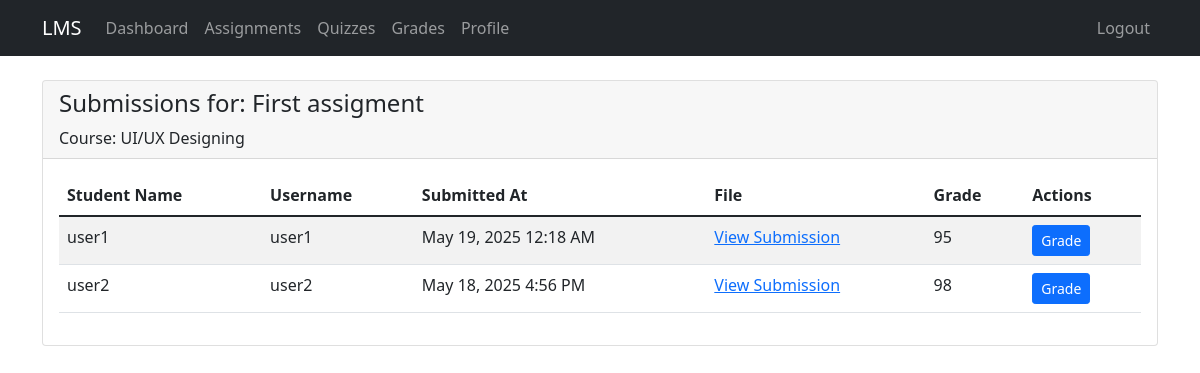
The app's page /view_submissions.php?id=1 (signed in) with its own data.
### tables this page shows
CREATE TABLE `assignments` (
  `assignment_id` int(11) NOT NULL,
  `course_id` int(11) NOT NULL,
  `title` varchar(150) NOT NULL,
  `description` text DEFAULT NULL,
  `due_date` datetime DEFAULT NULL,
  `created_at` timestamp NOT NULL DEFAULT current_timestamp()
);

CREATE TABLE `courses` (
  `course_id` int(11) NOT NULL,
  `title` varchar(150) NOT NULL,
  `description` text DEFAULT NULL,
  `instructor_id` int(11) NOT NULL,
  `created_at` timestamp NOT NULL DEFAULT current_timestamp()
);

CREATE TABLE `submissions` (
  `submission_id` int(11) NOT NULL,
  `assignment_id` int(11) NOT NULL,
  `student_id` int(11) NOT NULL,
  `file_path` varchar(255) DEFAULT NULL,
  `submitted_at` datetime NOT NULL DEFAULT current_timestamp(),
  `grade` float DEFAULT NULL,
  `feedback` text DEFAULT NULL
);

CREATE TABLE `users` (
  `user_id` int(11) NOT NULL,
  `username` varchar(50) NOT NULL,
  `email` varchar(100) NOT NULL,
  `password` varchar(255) NOT NULL,
  `role` enum('student','instructor','admin') NOT NULL DEFAULT 'student',
  `full_name` varchar(100) DEFAULT NULL,
  `created_at` timestamp NOT NULL DEFAULT current_timestamp()
);

### view_submissions.php (the view, shortened to what this page needs)
<?php
require_once "config/database.php";
$assignment_id = (int)$_GET['id'];
$sql = "SELECT a.*, c.title as course_title, c.instructor_id
        FROM assignments a
        JOIN courses c ON a.course_id = c.course_id
        WHERE a.assignment_id = ?";
$stmt = mysqli_prepare($conn, $sql);
mysqli_stmt_bind_param($stmt, "i", $assignment_id);
mysqli_stmt_execute($stmt);
$result = mysqli_stmt_get_result($stmt);
$assignment = mysqli_fetch_assoc($result);
$sql = "SELECT s.*, u.full_name, u.username
        FROM submissions s
        JOIN users u ON s.student_id = u.user_id
        WHERE s.assignment_id = ?
        ORDER BY s.submitted_at DESC";
$stmt = mysqli_prepare($conn, $sql);
mysqli_stmt_bind_param($stmt, "i", $assignment_id);
mysqli_stmt_execute($stmt);
$submissions = mysqli_stmt_get_result($stmt);
?>
<!DOCTYPE html>
<html lang="en">
<head>
    <link href="https://cdn.jsdelivr.net/npm/bootstrap@5.1.3/dist/css/bootstrap.min.css" rel="stylesheet">
</head>
<body>
<nav class="navbar navbar-expand-lg navbar-dark bg-dark">
    <div class="container">
        <a class="navbar-brand" href="index.php">LMS</a>
        <div class="collapse navbar-collapse" id="navbarNav">
            <ul class="navbar-nav">
                <li class="nav-item"><a class="nav-link" href="index.php">Dashboard</a></li>
                <li class="nav-item"><a class="nav-link" href="assignments.php">Assignments</a></li>
                <li class="nav-item"><a class="nav-link" href="quizzes.php">Quizzes</a></li>
                <li class="nav-item"><a class="nav-link" href="grades.php">Grades</a></li>
                <li class="nav-item"><a class="nav-link" href="profile.php">Profile</a></li>
            </ul>
            <ul class="navbar-nav ms-auto">
                <li class="nav-item"><a class="nav-link" href="logout.php">Logout</a></li>
            </ul>
        </div>
    </div>
</nav>
<div class="container mt-4">
    <div class="card">
        <div class="card-header">
            <h4>Submissions for: <?php echo htmlspecialchars($assignment['title']); ?></h4>
            <p class="mb-0">Course: <?php echo htmlspecialchars($assignment['course_title']); ?></p>
        </div>
        <div class="card-body">
            <div class="table-responsive">
                <table class="table table-striped">
                    <thead>
                    <tr>
                        <th>Student Name</th>
                        <th>Username</th>
                        <th>Submitted At</th>
                        <th>File</th>
                        <th>Grade</th>
                        <th>Actions</th>
                    </tr>
                    </thead>
                    <tbody>
                    <?php while ($submission = mysqli_fetch_assoc($submissions)): ?>
                        <tr>
                            <td><?php echo htmlspecialchars($submission['full_name'] ?: $submission['username']); ?></td>
                            <td><?php echo htmlspecialchars($submission['username']); ?></td>
                            <td><?php echo date('F j, Y g:i A', strtotime($submission['submitted_at'])); ?></td>
                            <td>
                                <?php if ($submission['file_path']): ?>
                                    <a href="<?php echo htmlspecialchars($submission['file_path']); ?>" target="_blank">View Submission</a>
                                <?php else: ?>
                                    No file submitted
                                <?php endif; ?>
                            </td>
                            <td>
                                <?php echo $submission['grade'] ? htmlspecialchars($submission['grade']) : 'Not graded'; ?>
                            </td>
                            <td>
                                <a href="grade_submission.php?id=<?php echo $submission['submission_id']; ?>" class="btn btn-primary btn-sm">Grade</a>
                            </td>
                        </tr>
                    <?php endwhile; ?>
                    </tbody>
                </table>
            </div>
        </div>
    </div>
</div>
</body>
</html>

### records on screen
assignments: title "First assigment", course.title "UI/UX Designing"
submissions: student.username "user1", submitted_at "May 19, 2025 12:18 AM", grade "95"
submissions: student.full_name "user2", student.username "user2", submitted_at "May 18, 2025 4:56 PM", grade "98"
